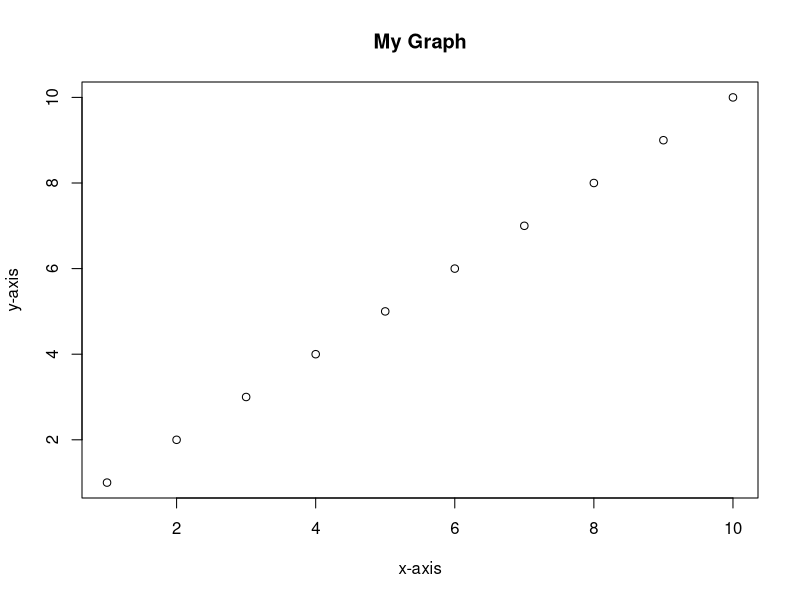
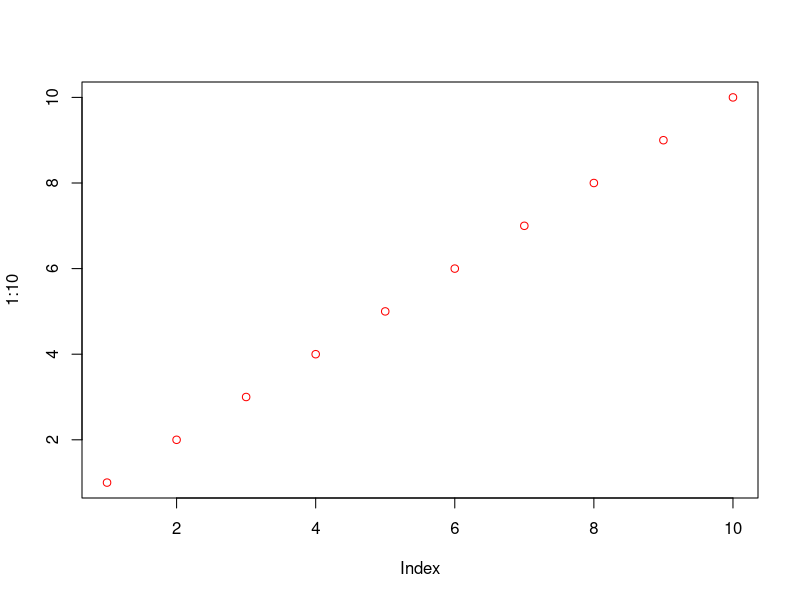
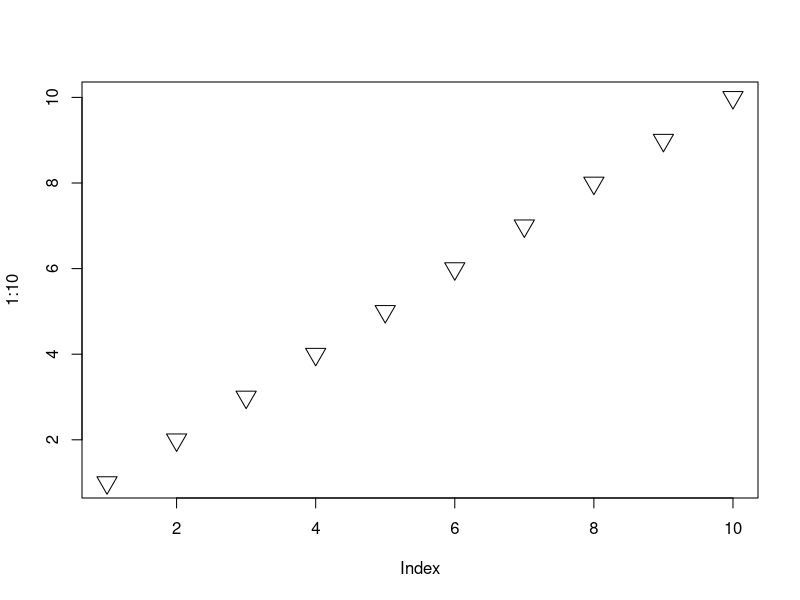
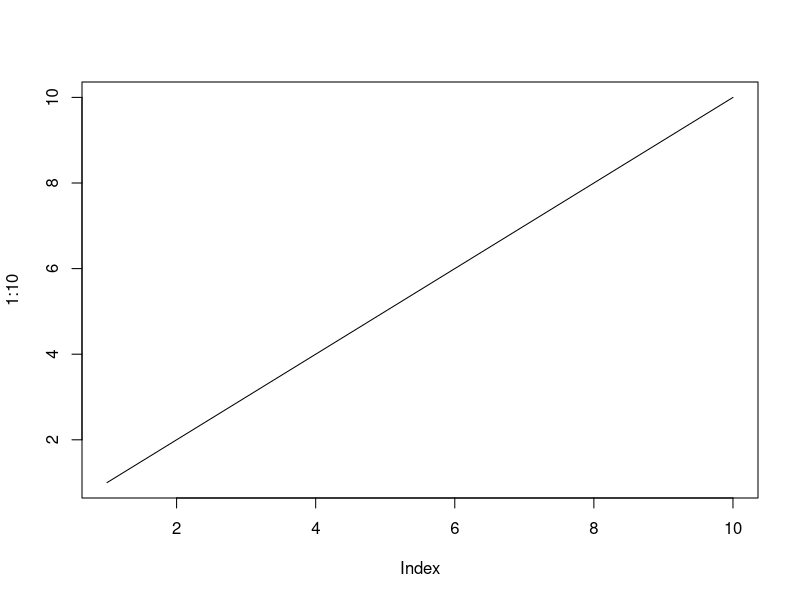
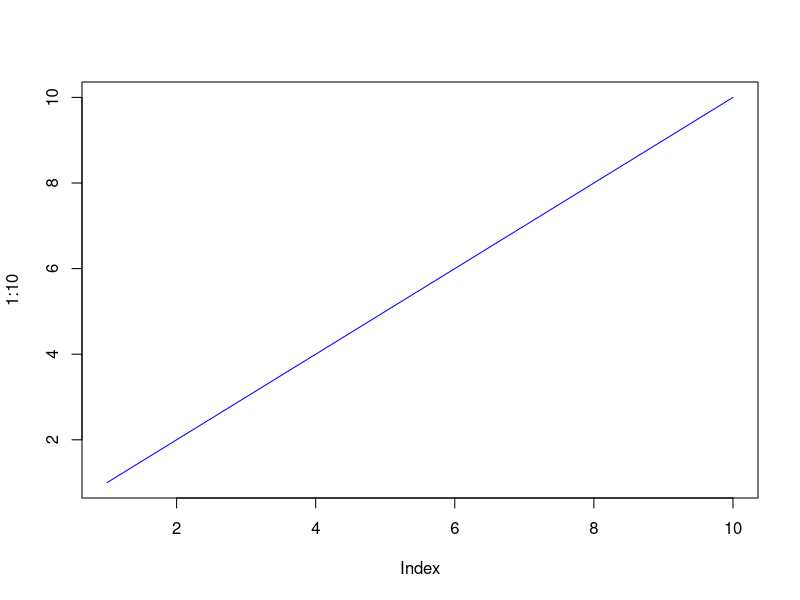
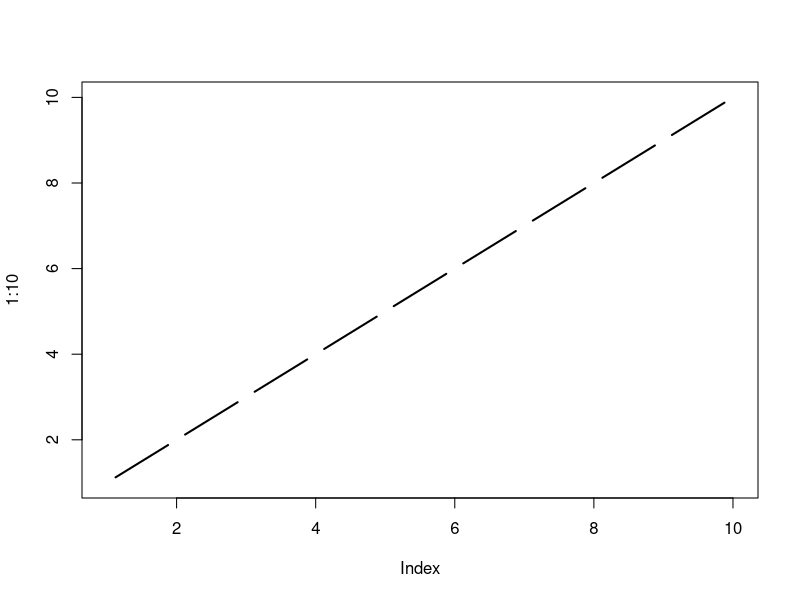
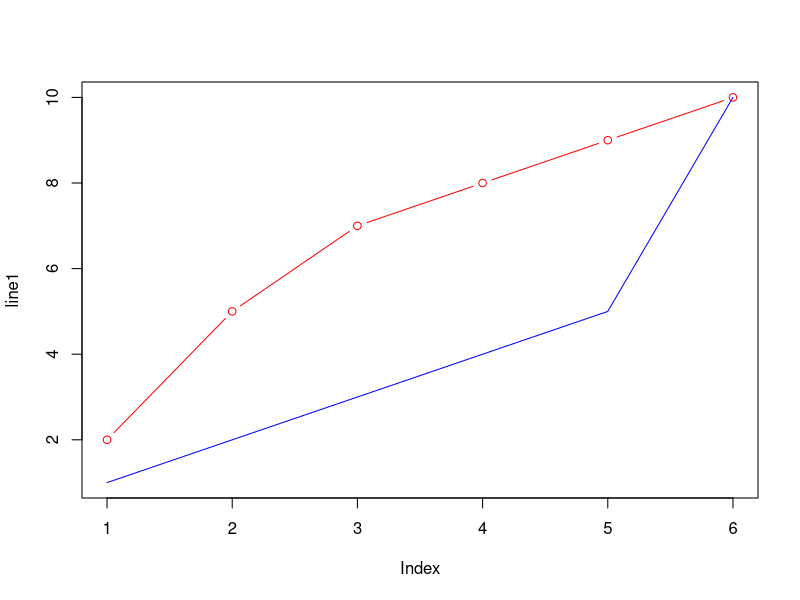
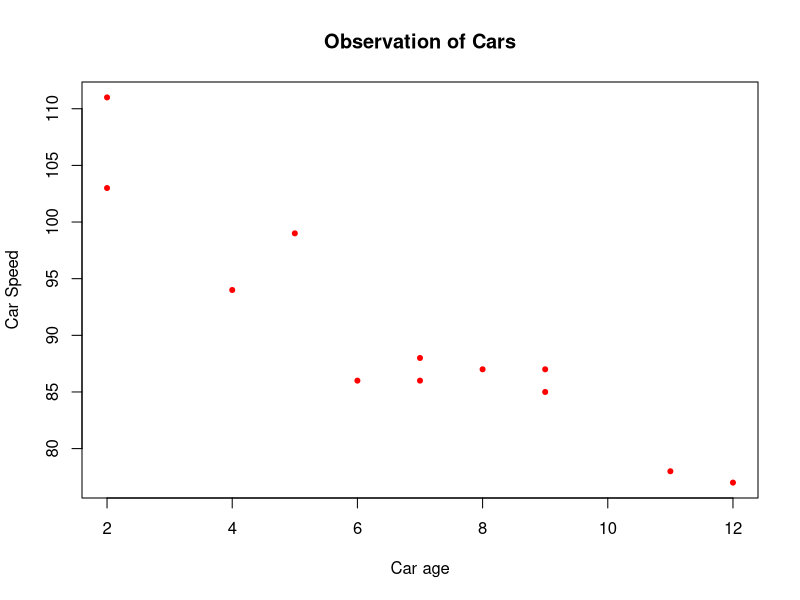

Reproduce these figures in R, in order.
plot(1:10,main = "My Graph",xlab="x-axis",ylab="y-axis")
plot(1:10,col ="red")
plot(1:10,pch=25,cex=2)
plot(1:10,type ="l")
plot(1:10,type="l",col ="blue")
plot(1:10,type="c",lwd=2)


#Multiple Lines
line1 <- c(1,2,3,4,5,10)
line2 <- c(2,5,7,8,9,10)
plot(line1,type="l",col = "blue")
lines(line2,type="b",col="red")

#Scatter Plots
x <- c(5,7,8,7,2,2,9,4,11,12,9,6)
y <- c(99,86,87,88,111,103,87,94,78,77,85,86)
plot(x,y, main="Observation of Cars",xlab="Car age",ylab="Car Speed", col="red",pch =20)

#Pie Charts
x <- c(25,75)
pie(x)

x <- c(10,20,30,40)
pie(x,init.angle = 90)

#Eg3
mylabel <-c("Apples", "Bananas","cherries","Dates")
pie(x,label = mylabel,main="fruits")

#Eg 4
x <- c(10,20,30,40)
colour <- c("blue","yellow","green","black")
pie(x, label=mylabel, main="Fruits", col = colour )
legend("bottomright",legend=mylabel, fill=colour)





#Bar Charts
x <- c("A","B","C","D")
y <- c(2,4,6,8)
barplot(y,names.arg = x, col =colour)

x <- c("A","B","C","D")
y <- c(2,4,6,8)
barplot(y,names.arg = x, col = colour, horiz=TRUE)


#Hist
v <- c(9,13,21,8,36,22,12,41,31,33,19)
hist(v,xlab="Weight",col ="red",border ="blue")
hist(v,xlab="Weight",col ="green",border = "red", xlim = c(0,40), ylim = c(0,50),breaks = 5)

input <- mtcars[,c('mpg','cyl')]
boxplot(mpg ~ cyl,data=mtcars,xlab="Number of Cylinders",main ="Milage Data")
